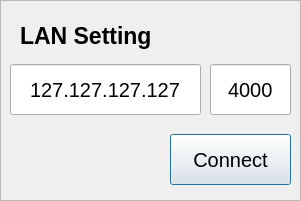
<?xml version="1.0" encoding="UTF-8"?>
<ui version="4.0">
 <class>LANDialog</class>
 <widget class="QDialog" name="LANDialog">
  <property name="geometry">
   <rect>
    <x>0</x>
    <y>0</y>
    <width>301</width>
    <height>201</height>
   </rect>
  </property>
  <property name="windowTitle">
   <string>LAN Dialog</string>
  </property>
  <property name="autoFillBackground">
   <bool>false</bool>
  </property>
  <widget class="QFrame" name="frame">
   <property name="geometry">
    <rect>
     <x>0</x>
     <y>0</y>
     <width>301</width>
     <height>201</height>
    </rect>
   </property>
   <property name="styleSheet">
    <string notr="true">border-color: rgb(14, 22, 131);</string>
   </property>
   <property name="frameShape">
    <enum>QFrame::StyledPanel</enum>
   </property>
   <property name="frameShadow">
    <enum>QFrame::Plain</enum>
   </property>
   <property name="lineWidth">
    <number>2</number>
   </property>
   <property name="midLineWidth">
    <number>1</number>
   </property>
   <widget class="QPushButton" name="BTN_LAN_CONNECT">
    <property name="geometry">
     <rect>
      <x>170</x>
      <y>134</y>
      <width>121</width>
      <height>51</height>
     </rect>
    </property>
    <property name="font">
     <font>
      <pointsize>15</pointsize>
     </font>
    </property>
    <property name="text">
     <string>Connect</string>
    </property>
   </widget>
   <widget class="QLabel" name="label">
    <property name="geometry">
     <rect>
      <x>20</x>
      <y>20</y>
      <width>181</width>
      <height>31</height>
     </rect>
    </property>
    <property name="font">
     <font>
      <pointsize>17</pointsize>
      <weight>75</weight>
      <bold>true</bold>
     </font>
    </property>
    <property name="text">
     <string>LAN Setting</string>
    </property>
   </widget>
   <widget class="QLineEdit" name="LE_PORT_NUM">
    <property name="geometry">
     <rect>
      <x>210</x>
      <y>64</y>
      <width>81</width>
      <height>51</height>
     </rect>
    </property>
    <property name="font">
     <font>
      <pointsize>15</pointsize>
     </font>
    </property>
    <property name="text">
     <string>4000</string>
    </property>
    <property name="alignment">
     <set>Qt::AlignCenter</set>
    </property>
   </widget>
   <widget class="QLineEdit" name="LE_IP_ADDR">
    <property name="geometry">
     <rect>
      <x>10</x>
      <y>64</y>
      <width>191</width>
      <height>51</height>
     </rect>
    </property>
    <property name="font">
     <font>
      <pointsize>15</pointsize>
     </font>
    </property>
    <property name="text">
     <string>127.127.127.127</string>
    </property>
    <property name="alignment">
     <set>Qt::AlignCenter</set>
    </property>
   </widget>
  </widget>
 </widget>
 <resources/>
 <connections/>
</ui>
